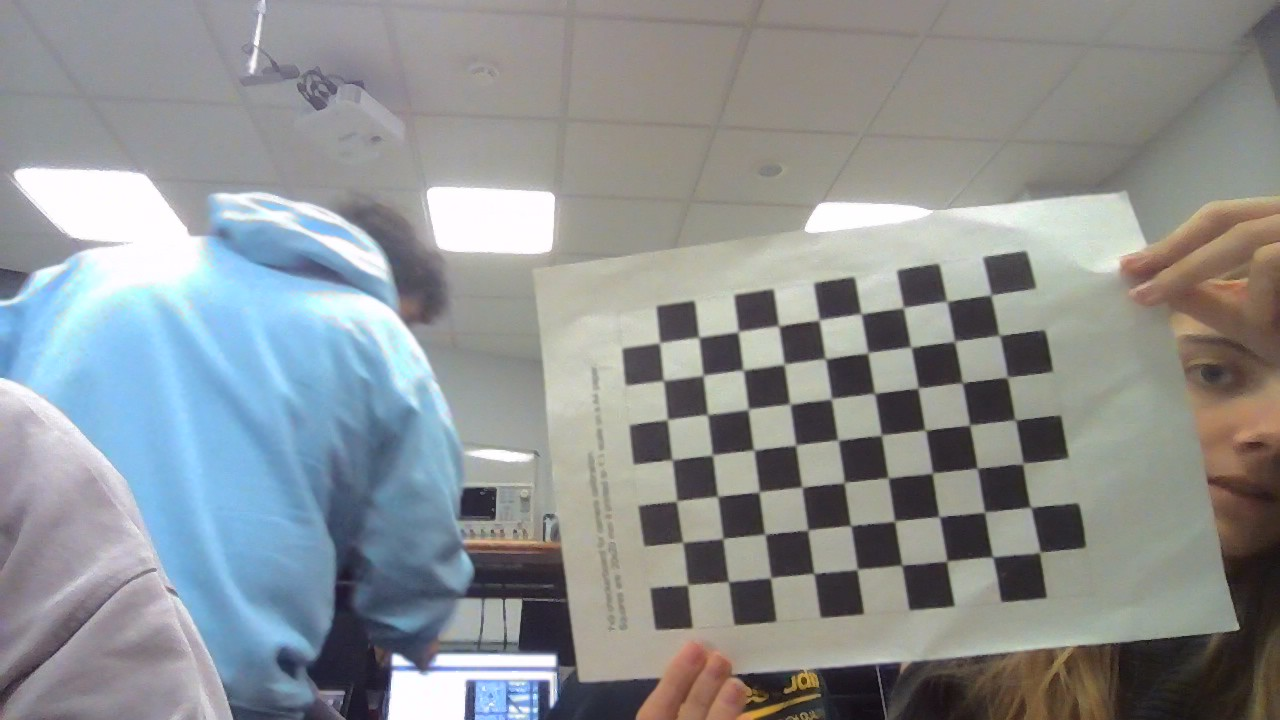
#> input picture ImagenesCalibracion/WIN_20251202_18_27_13_Pro.jpg, 1280 x 720 px, given in place of the camera
$ python ppt.py
#> lines starting #> are read from the running program, lines starting #| are printed output that depends on the picture
import cv2
import numpy as np
from collections import deque, Counter
import time

# -----------------------------
# Helpers
# -----------------------------
# [127 lines left out: functions majority_vote, winner, preprocess_diff, best_contour, count_defects_and_hull, classify, not called in this run]

# -----------------------------
# Main
# -----------------------------
cv2.setUseOptimized(True)

cap = cv2.VideoCapture(0)
if not cap.isOpened():
    raise RuntimeError("Could not open camera")

# Baja resolución para más FPS (ajusta si quieres más calidad)
cap.set(cv2.CAP_PROP_FRAME_WIDTH, 640)
cap.set(cv2.CAP_PROP_FRAME_HEIGHT, 480)

# Kernel precalculado (evita recrearlo cada frame)
kernel = cv2.getStructuringElement(cv2.MORPH_ELLIPSE, (7, 7))

# Two ROIs (tune to your camera)
ROI_W, ROI_H = 260, 260
ROI1_X, ROI1_Y = 60, 80
ROI2_X, ROI2_Y = 360, 80

# Background snapshots (per ROI)
bg1 = None
bg2 = None

# Game state
score1, score2 = 0, 0
game_over = False
round_locked = False

last_round_text = ""
show_round_until = 0.0

# Stabilization (un poco más ligera)
hist_len = 15
min_votes = 8
h1 = deque(maxlen=hist_len)
h2 = deque(maxlen=hist_len)

VALID = {"PIEDRA", "PAPEL", "TIJERA"}

# FPS (suavizado)
prev_time = time.time()
fps_ema = 0.0
alpha = 0.1  # 0.05 más suave, 0.2 más reactivo

while True:
    ret, frame = cap.read()
#> frame is the input picture: shape (720, 1280, 3); mean B, G, R 146.6, 145.1, 141
    if not ret:
        break

    # FPS smoothing (EMA)
    curr_time = time.time()
    dt = curr_time - prev_time
    prev_time = curr_time
    inst_fps = 1.0 / dt if dt > 0 else 0.0
    fps_ema = inst_fps if fps_ema == 0.0 else (1 - alpha) * fps_ema + alpha * inst_fps

    frame = cv2.flip(frame, 1)
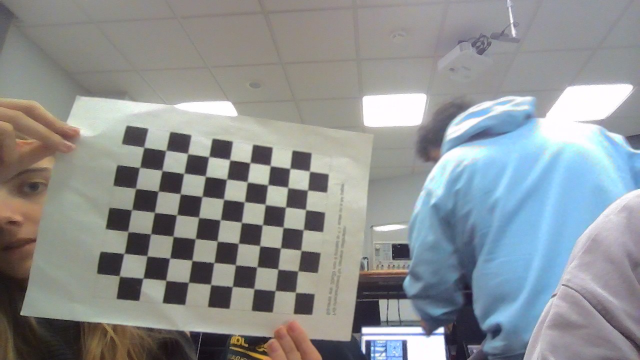
#> frame: shape (720, 1280, 3) (shown at 1/2 size); mean B, G, R 146.6, 145.1, 141
    H, W = frame.shape[:2]

    # Extract ROIs
    roi1 = frame[ROI1_Y:ROI1_Y + ROI_H, ROI1_X:ROI1_X + ROI_W]
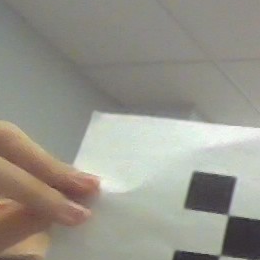
#> roi1: shape (260, 260, 3); mean B, G, R 139.3, 148.9, 150.9
    roi2 = frame[ROI2_Y:ROI2_Y + ROI_H, ROI2_X:ROI2_X + ROI_W]
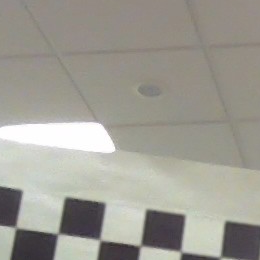
#> roi2: shape (260, 260, 3); mean B, G, R 147.7, 156.3, 158.5

    # Draw ROIs
    cv2.rectangle(frame, (ROI1_X, ROI1_Y), (ROI1_X + ROI_W, ROI1_Y + ROI_H), (0, 255, 0), 2)
    cv2.rectangle(frame, (ROI2_X, ROI2_Y), (ROI2_X + ROI_W, ROI2_Y + ROI_H), (0, 255, 0), 2)

    # Show FPS (suavizado)
    cv2.putText(frame, f"FPS: {fps_ema:.1f}", (10, 30),
                cv2.FONT_HERSHEY_SIMPLEX, 0.8, (0, 255, 255), 2)

    # If no background captured yet, just instruct the user
    if bg1 is None or bg2 is None:
        cv2.putText(frame, "Press B with empty ROIs to capture background", (20, 60),
                    cv2.FONT_HERSHEY_SIMPLEX, 0.7, (0, 255, 255), 2)
        cv2.putText(frame, "ESC exit | B background | R reset score", (20, H - 20),
                    cv2.FONT_HERSHEY_SIMPLEX, 0.7, (200, 200, 200), 2)
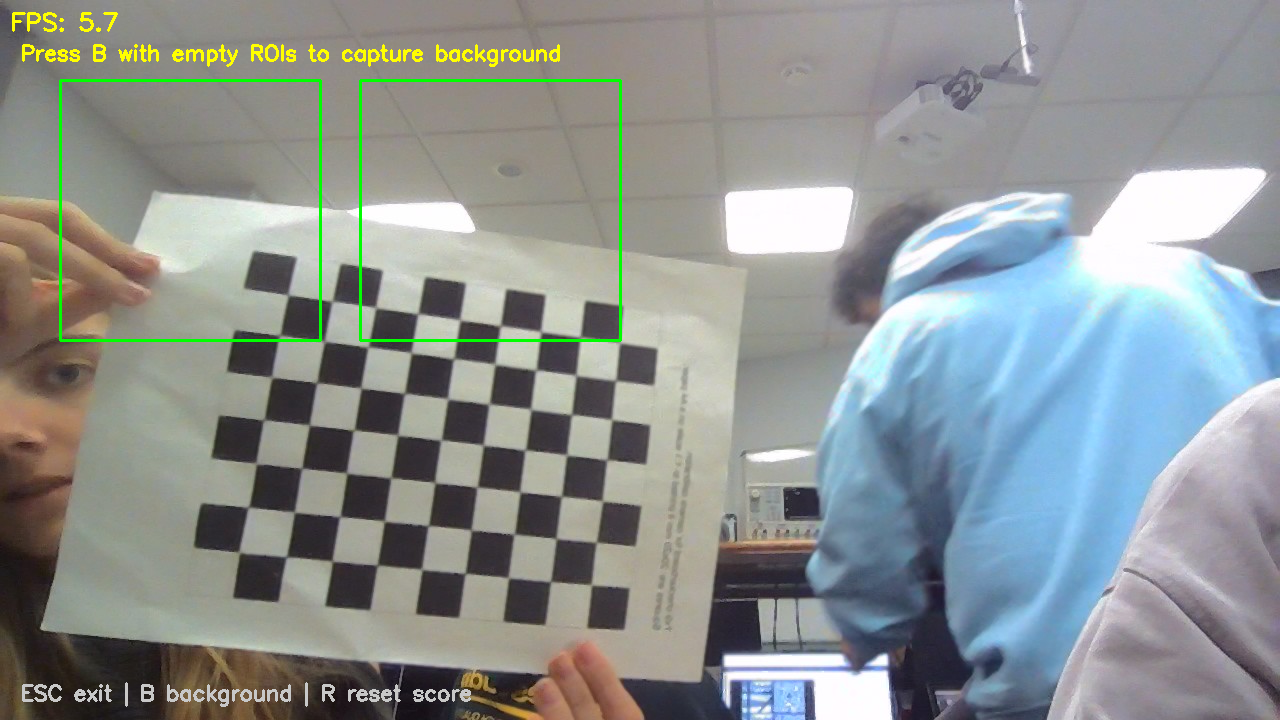
#> frame: shape (720, 1280, 3); mean B, G, R 145.6, 146.9, 141

        cv2.imshow("RPS (OpenCV only)", frame)
        key = cv2.waitKey(1) & 0xFF
#> (key Esc is pressed here)

        if key == 27:
            break
        elif key in (ord('b'), ord('B')):
            bg1 = roi1.copy()
            bg2 = roi2.copy()
            round_locked = False
            h1.clear()
            h2.clear()
        elif key in (ord('r'), ord('R')):
            score1, score2 = 0, 0
            game_over = False
            round_locked = False
            h1.clear()
            h2.clear()
        continue

    # Build masks via background subtraction
    m1 = preprocess_diff(roi1, bg1, kernel)
    m2 = preprocess_diff(roi2, bg2, kernel)

    # Find hand contours
    c1 = best_contour(m1, min_area=7000)
    c2 = best_contour(m2, min_area=7000)

    g1 = "NADA"
    g2 = "NADA"

    # Analyze P1
    if c1 is not None:
        area1 = cv2.contourArea(c1)
        d1, hull1 = count_defects_and_hull(c1)
        g1 = classify(d1, area1)

        # Light debug overlays (still single window)
        cv2.drawContours(roi1, [c1], -1, (0, 255, 0), 2)
        if hull1 is not None:
            cv2.polylines(roi1, [hull1], True, (255, 255, 255), 2)

    # Analyze P2
    if c2 is not None:
        area2 = cv2.contourArea(c2)
        d2, hull2 = count_defects_and_hull(c2)
        g2 = classify(d2, area2)

        cv2.drawContours(roi2, [c2], -1, (0, 255, 0), 2)
        if hull2 is not None:
            cv2.polylines(roi2, [hull2], True, (255, 255, 255), 2)

    # Stabilize gestures
    h1.append(g1)
    h2.append(g2)
    g1s = majority_vote(h1, min_votes=min_votes)
    g2s = majority_vote(h2, min_votes=min_votes)

    # Game logic (lock a round until both return to NADA)
    now = time.time()
    if not game_over:
        if (not round_locked) and (g1s in VALID) and (g2s in VALID):
            r = winner(g1s, g2s)
            if r == 1:
                score1 += 1
                last_round_text = "Round: Player 1 wins"
            elif r == 2:
                score2 += 1
                last_round_text = "Round: Player 2 wins"
            else:
                last_round_text = "Round: Draw"

            show_round_until = now + 1.0
            round_locked = True

        if round_locked and (g1s == "NADA") and (g2s == "NADA"):
            round_locked = False

        if score1 >= 3 or score2 >= 3:
            game_over = True

    # HUD
    cv2.putText(frame, f"P1: {g1s} | {score1}", (ROI1_X, ROI1_Y - 15),
                cv2.FONT_HERSHEY_SIMPLEX, 0.8, (0, 255, 0), 2)
    cv2.putText(frame, f"P2: {g2s} | {score2}", (ROI2_X, ROI2_Y - 15),
                cv2.FONT_HERSHEY_SIMPLEX, 0.8, (0, 255, 0), 2)

    if now < show_round_until:
        cv2.putText(frame, last_round_text, (20, H - 60),
                    cv2.FONT_HERSHEY_SIMPLEX, 1.0, (255, 255, 255), 3)

    if game_over:
        win_text = "WINNER: PLAYER 1" if score1 >= 3 else "WINNER: PLAYER 2"
        cv2.putText(frame, win_text, (20, H // 2),
                    cv2.FONT_HERSHEY_SIMPLEX, 1.6, (0, 0, 255), 4)
        cv2.putText(frame, "Press R to reset | Press B to recapture background",
                    (20, H // 2 + 45), cv2.FONT_HERSHEY_SIMPLEX, 0.7, (0, 0, 255), 2)

    cv2.putText(frame, "ESC exit | B background | R reset score", (20, H - 20),
                cv2.FONT_HERSHEY_SIMPLEX, 0.7, (200, 200, 200), 2)

    cv2.imshow("RPS (OpenCV only)", frame)

    key = cv2.waitKey(1) & 0xFF
    if key == 27:
        break
    elif key in (ord('b'), ord('B')):
        # recapture background
        bg1 = roi1.copy()
        bg2 = roi2.copy()
        round_locked = False
        h1.clear()
        h2.clear()
    elif key in (ord('r'), ord('R')):
        score1, score2 = 0, 0
        game_over = False
        round_locked = False
        h1.clear()
        h2.clear()

cap.release()
cv2.destroyAllWindows()

$ run again, on ImagenesCalibracion/WIN_20251202_18_27_15_Pro.jpg
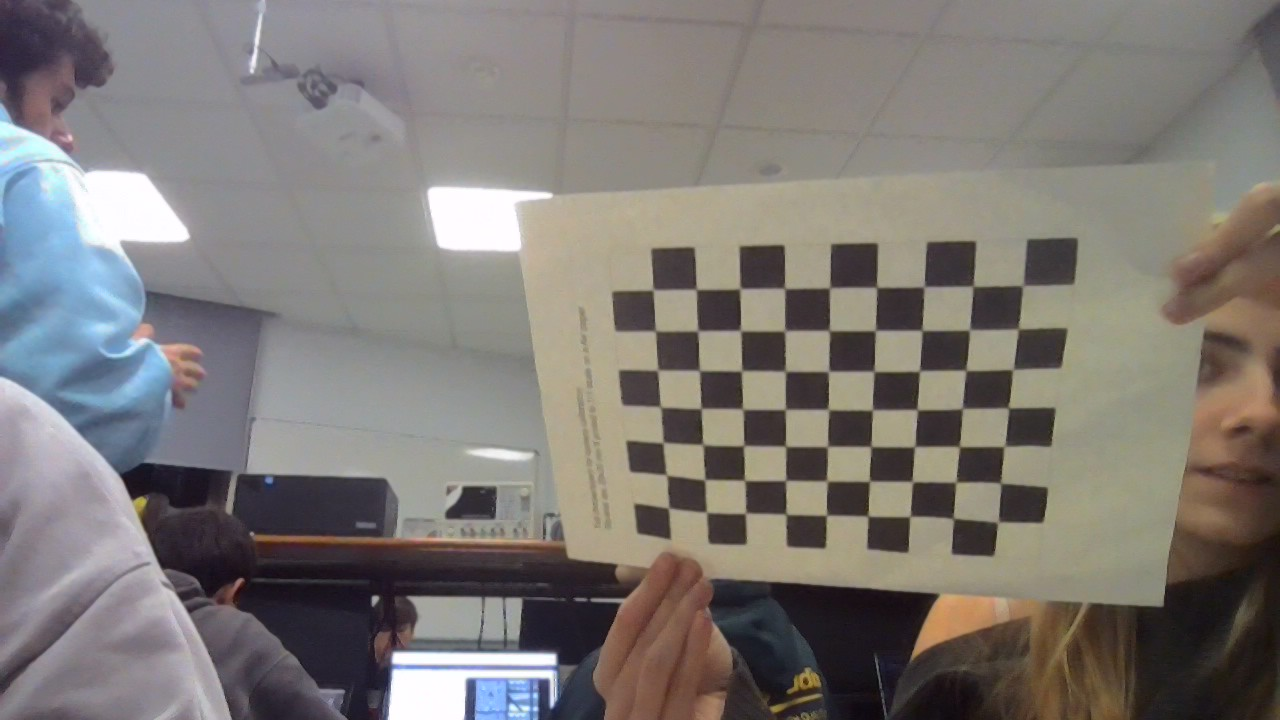
#> input picture ImagenesCalibracion/WIN_20251202_18_27_15_Pro.jpg, 1280 x 720 px, given in place of the camera
#> frame is the input picture: shape (720, 1280, 3); mean B, G, R 117.5, 121.3, 126.1
#> `roi2 = frame[ROI2_Y:ROI2_Y + ROI_H, ROI2_X:ROI2_X + ROI_W]`:
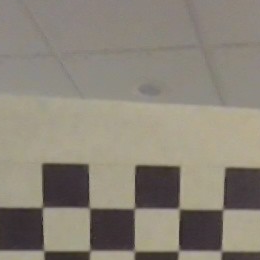
#> roi2: shape (260, 260, 3); mean B, G, R 120, 131.6, 138.3
#> `cv2.putText(frame, "ESC exit | B background | R reset score", (20, H -..`:
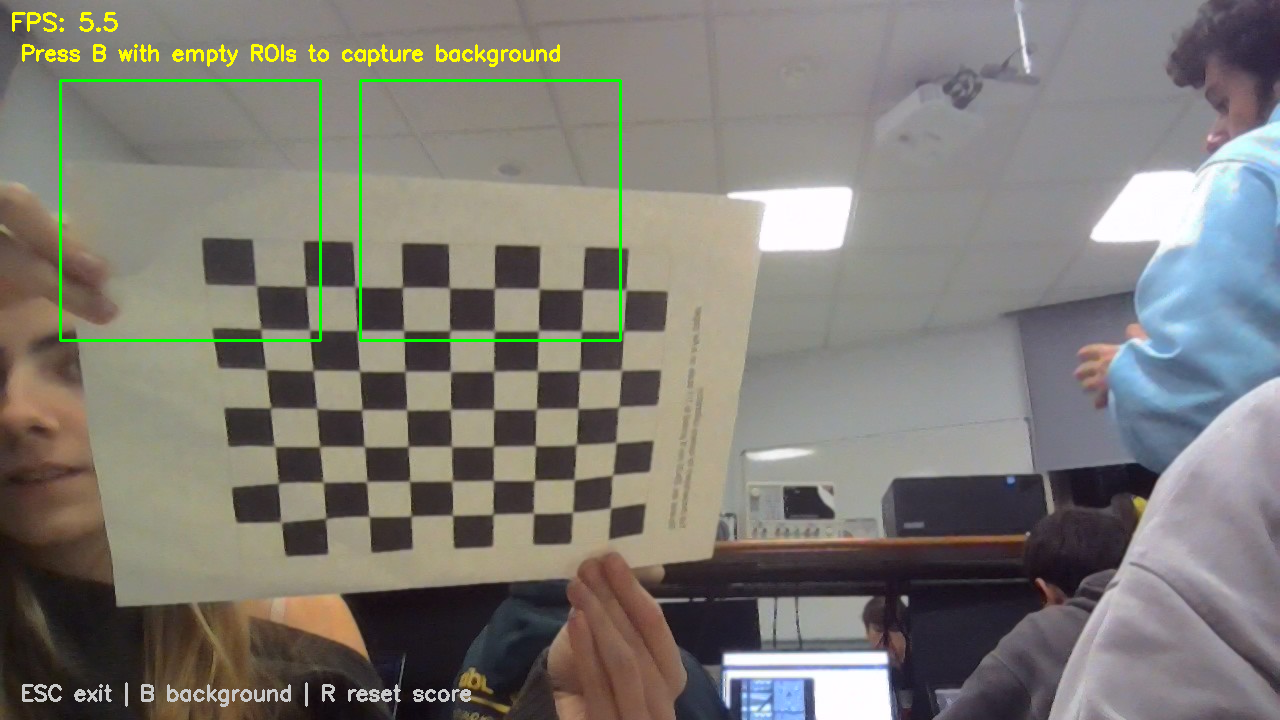
#> frame: shape (720, 1280, 3); mean B, G, R 116.7, 123.3, 126.2

$ run again, on ImagenesCalibracion/WIN_20251202_18_27_18_Pro.jpg
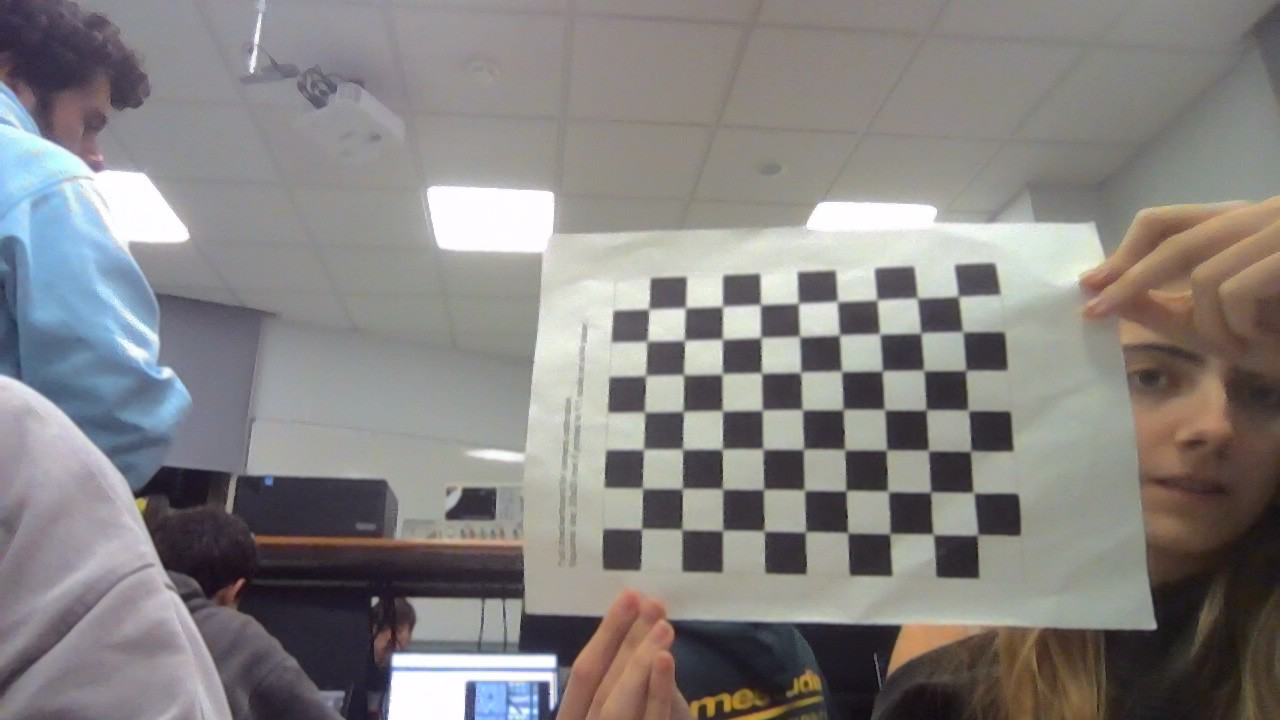
#> input picture ImagenesCalibracion/WIN_20251202_18_27_18_Pro.jpg, 1280 x 720 px, given in place of the camera
#> frame is the input picture: shape (720, 1280, 3); mean B, G, R 129.8, 131, 134
#> `roi2 = frame[ROI2_Y:ROI2_Y + ROI_H, ROI2_X:ROI2_X + ROI_W]`:
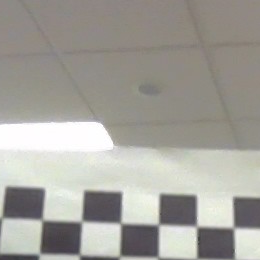
#> roi2: shape (260, 260, 3); mean B, G, R 155.3, 161.7, 163.7
#> `cv2.putText(frame, "ESC exit | B background | R reset score", (20, H -..`:
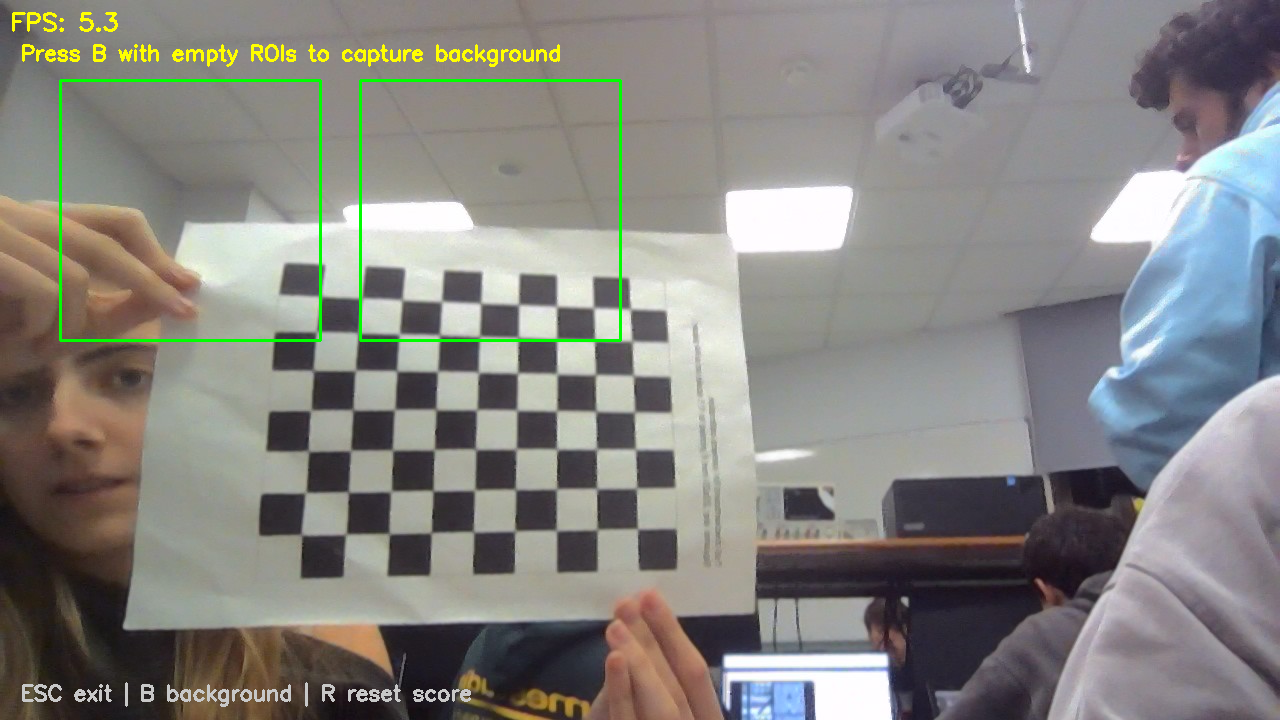
#> frame: shape (720, 1280, 3); mean B, G, R 128.8, 132.8, 134
